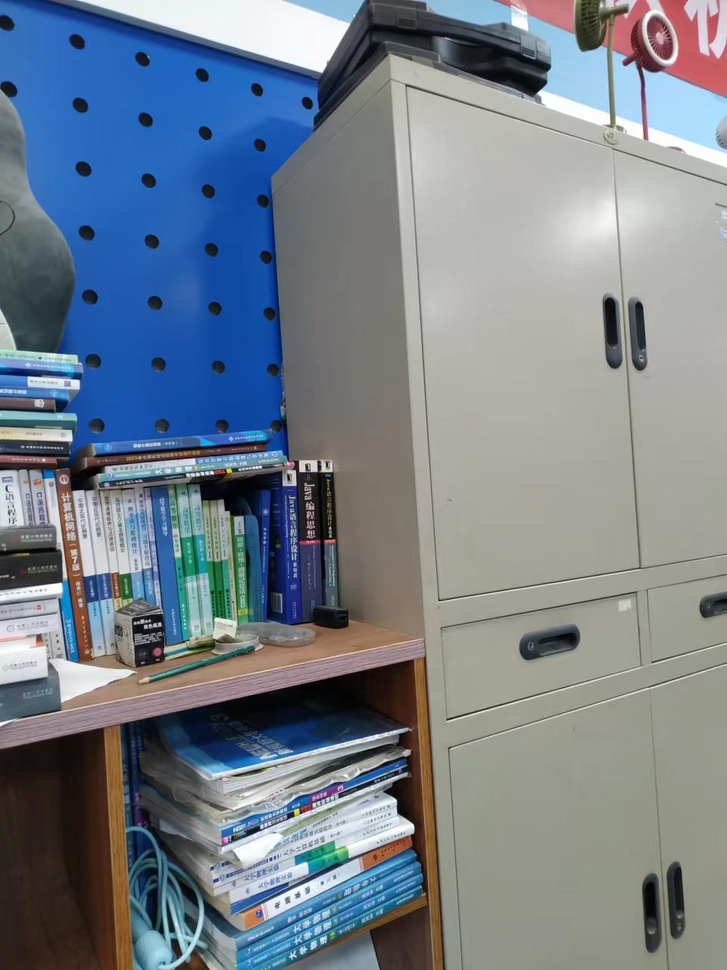
#> input picture images/1.jpg, 727 x 970 px, shrunk from 960 x 1280 before the run
$ python '单映性矩阵.py'
#> lines starting #> are read from the running program, lines starting #| are printed output that depends on the picture
"""

    cv2.findHomography() 是 OpenCV 中用于计算单应性矩阵（homography matrix）的函数。
    它可以从一组匹配的特征点中得到两幅图像之间的单应性变换关系。

    cv2.findHomography(src_points, dst_points, method, ransacReprojThreshold, mask) 函数有5个参数：

    src_points：
        源图像中的特征点坐标，是一个形如 (N, 1, 2) 的 numpy 数组，其中 N 是特征点数量。
    dst_points：
        目标图像中对应的特征点坐标，也是一个形如 (N, 1, 2) 的 numpy 数组，和 src_points 中的特征点一一对应。
    method：
        单应性矩阵的计算方法，默认为 0，表示使用所有点进行计算；如果设置为 cv2.RANSAC，则使用 RANSAC 算法寻找最优解。
    ransacReprojThreshold：
        RANSAC 算法中的阈值，表示计算点对之间距离时的最大容错距离，超过该距离的点对将被忽略。默认值为 3.0。
    mask：
        输出的掩码数组，用于标记哪些点对是内点（即符合单应性变换）以及哪些点对是外点（即不符合单应性变换）。如果不需要使用掩码则可以将其设为 None。
    函数返回两个值：

    H：计算得到的单应性矩阵，是一个 3x3 的变换矩阵。
    mask：输出的掩码数组，和输入参数中的 mask 数组一致，用于标记内点和外点。需要注意的是，如果 method 参数设置为 0，则该返回值将恒定为 None。
"""
import cv2 as cv
import numpy as np
from matplotlib import pyplot as plt

# 读入两张图片
img0 = cv.imread('./images/1.jpg')
#> img0 is the input picture: shape (970, 727, 3); mean B, G, R 138.8, 128.2, 118.1
img1 = cv.imread('./images/2.jpg')
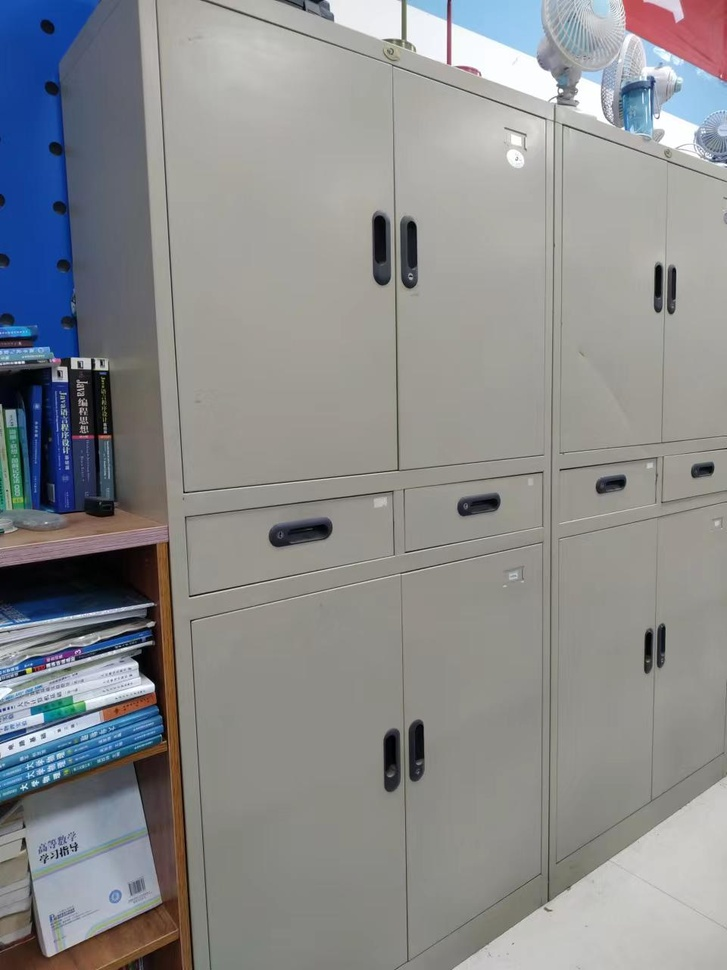
#> input picture images/2.jpg, 727 x 970 px, shrunk from 960 x 1280 before the run
#> img1 is the input picture: shape (970, 727, 3); mean B, G, R 141.1, 140, 138.7

# 转换为灰度图像
img0 = cv.cvtColor(img0,code=cv.COLOR_BGR2RGBA)
#> img0: shape (970, 727, 4)
img1 = cv.cvtColor(img1,code=cv.COLOR_BGR2RGBA)
#> img1: shape (970, 727, 4)
# img0 = cv.imread('./images/1.jpg', cv.IMREAD_GRAYSCALE)
# img1 = cv.imread('./images/2.jpg', cv.IMREAD_GRAYSCALE)
# 创建SIFT对象和特征点检测器
sift = cv.SIFT_create()
# 在两张图片中检测关键点和描述符
kp0, des0 = sift.detectAndCompute(img0, None)
#> kp0 = 2280 keypoints; strongest (x, y, size): (407, 827, 9.8), (145, 627, 2.5), (302, 469, 4.2), (509, 66, 41.6)
kp1, des1 = sift.detectAndCompute(img1, None)
#> kp1 = 1067 keypoints; strongest (x, y, size): (148, 686, 8.6), (658, 269, 5.9), (4, 709, 1.9), (561, 91, 2.6)

# 使用FlannBased匹配算法进行特征点匹配
matcher = cv.FlannBasedMatcher()
matches = matcher.match(des0, des1)
#> matches = 2280 matches

# 筛选出好的匹配点对
good_matches = []
for m in matches:
    if m.distance < 0.5 * max([m.distance for m in matches]):
        good_matches.append(m)
#> after the loop, good_matches = 760 matches

# 获取匹配点对的坐标
src_pts = np.float32([kp0[m.queryIdx].pt for m in good_matches]).reshape(-1, 1, 2)
#> src_pts = 760 rows, first 8: [7.17, 575.8], [7.45, 456.7], [7.7, 432.4], [9.84, 89.33], [9.9, 15.82], [10.1, 335.2], [10.13, 391.3], [12.12, 330.1]
dst_pts = np.float32([kp1[m.trainIdx].pt for m in good_matches]).reshape(-1, 1, 2)
#> dst_pts = 760 rows, first 8: [67.13, 467.7], [64.37, 411.9], [72.49, 725.8], [664.2, 285], [274.2, 547.4], [693.6, 800.5], [78.58, 615.9], [156.5, 569]

# 使用RANSAC算法估计单应性矩阵
H, mask = cv.findHomography(src_pts, dst_pts, cv.RANSAC, ransacReprojThreshold=3.0)
#> H = [[1.11, -0.0123, -283.9], [-0.105, 0.979, -48.25], [-0.000187, 0.000149, 1]]; mask = 760 values, max 1 at index 339, min 0 at index 0, mean 0.163
H1, mask1 = cv.findHomography(dst_pts, src_pts, cv.RANSAC, ransacReprojThreshold=3.0)
#> H1 = [[0.688, -0.0984, 270.6], [-0.0461, 0.601, 216.6], [-2.97e-05, -0.000354, 1]]; mask1 = 760 values, max 1 at index 339, min 0 at index 0, mean 0.166

w = img1.shape[0]
#> w = 970
h = img1.shape[1]
#> h = 727
rotate = cv.warpPerspective(img1, H1, (w, h),
borderMode=cv.BORDER_CONSTANT, borderValue = [0, 0, 0, 0])
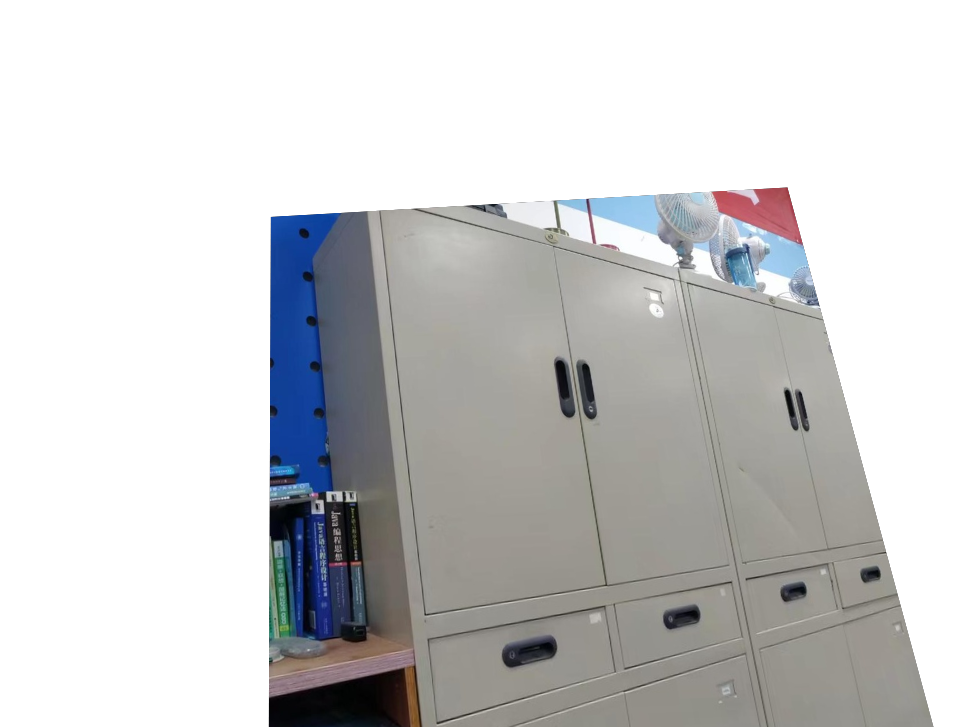
#> rotate: shape (727, 970, 4); mean R, G, B, A 61.4, 61.9, 62.7, 112.5; transparent parts drawn white
plt.imshow(rotate)
plt.show()
